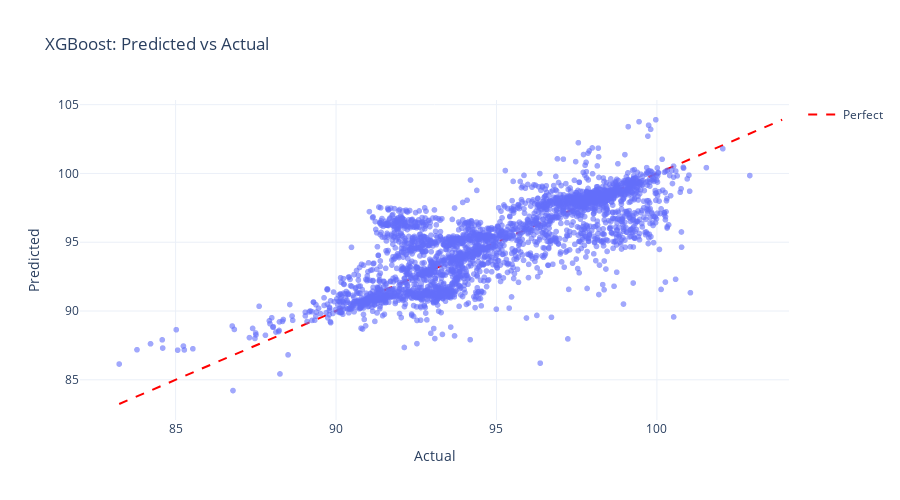

Write notebook code for a chart like this one.
### Code cell
best_search = fitted["XGBoost"]
if hasattr(best_search, "best_params_"):
    best_params = {k.replace("model__", ""): v for k, v in best_search.best_params_.items()}
else:
    best_params = xgb_kwargs

base_n_estimators = int(best_params.get("n_estimators", 1200))

# Avoid passing n_estimators twice
best_params = dict(best_params)
best_params.pop("n_estimators", None)

X_trainval = trainval_df[features]
y_trainval = trainval_df["LapTimeSeconds"].to_numpy()
X_test = test_df[features]
y_test = test_df["LapTimeSeconds"].to_numpy()

if EARLY_STOPPING:
    import xgboost as xgb

    # Early stopping on train/val to pick best n_estimators
    preprocess = make_tree_preprocessor(features)
    X_train_p = preprocess.fit_transform(X_train)
    X_val_p = preprocess.transform(X_val)

    early_model = make_xgboost_model(
        SEED,
        **best_params,
        n_estimators=max(base_n_estimators, 1200),
        eval_metric=EARLY_STOPPING_METRIC,
        callbacks=[
            xgb.callback.EarlyStopping(
                rounds=EARLY_STOPPING_ROUNDS,
                metric_name=EARLY_STOPPING_METRIC,
                data_name="validation_0",
                save_best=True,
                maximize=False,
            )
        ],
    )
    early_model.fit(
        X_train_p,
        y_train,
        eval_set=[(X_val_p, y_val)],
        verbose=EARLY_STOPPING_VERBOSE,
    )

    best_iteration = getattr(early_model, "best_iteration", None)
    if best_iteration is not None:
        best_n_estimators = int(best_iteration) + 1
    else:
        best_n_estimators = max(base_n_estimators, 1200)

    # Refit on train+val with selected n_estimators
    preprocess_final = make_tree_preprocessor(features)
    X_trainval_p = preprocess_final.fit_transform(X_trainval)
    X_test_p = preprocess_final.transform(X_test)

    final_model = make_xgboost_model(SEED, **best_params, n_estimators=best_n_estimators)
    final_model.fit(X_trainval_p, y_trainval, verbose=False)

    from sklearn.pipeline import Pipeline
    best = Pipeline([("preprocess", preprocess_final), ("model", final_model)])
    test_pred = best.predict(X_test)
else:
    best = best_search.best_estimator_ if hasattr(best_search, "best_estimator_") else best_search
    best.fit(X_trainval, y_trainval)
    test_pred = best.predict(X_test)

plot_actual_vs_pred(y_test, test_pred, title="XGBoost: Predicted vs Actual")

### Figure 1 — Plotly figure (JSON) as saved in the notebook; plotly's stock layout.template omitted (floating-point values rounded to 4 significant figures; data arrays with more than 128 entries replaced by an {"elided": "..."} marker saying what was removed)
{"data": [{"hovertemplate": "Actual=%{x}<br>Predicted=%{y}<extra></extra>", "legendgroup": "", "marker": {"color": "#636efa", "opacity": 0.6, "symbol": "circle"}, "mode": "markers", "name": "", "showlegend": false, "type": "scattergl", "x": {"elided": "3000 float values"}, "xaxis": "x", "y": {"elided": "3000 float values"}, "yaxis": "y"}, {"line": {"color": "red", "dash": "dash"}, "mode": "lines", "name": "Perfect", "type": "scatter", "x": [83.24, 103.9], "y": [83.24, 103.9]}], "layout": {"height": 500, "legend": {"tracegroupgap": 0}, "title": {"text": "XGBoost: Predicted vs Actual"}, "xaxis": {"anchor": "y", "domain": [0, 1], "title": {"text": "Actual"}}, "yaxis": {"anchor": "x", "domain": [0, 1], "title": {"text": "Predicted"}}}}
